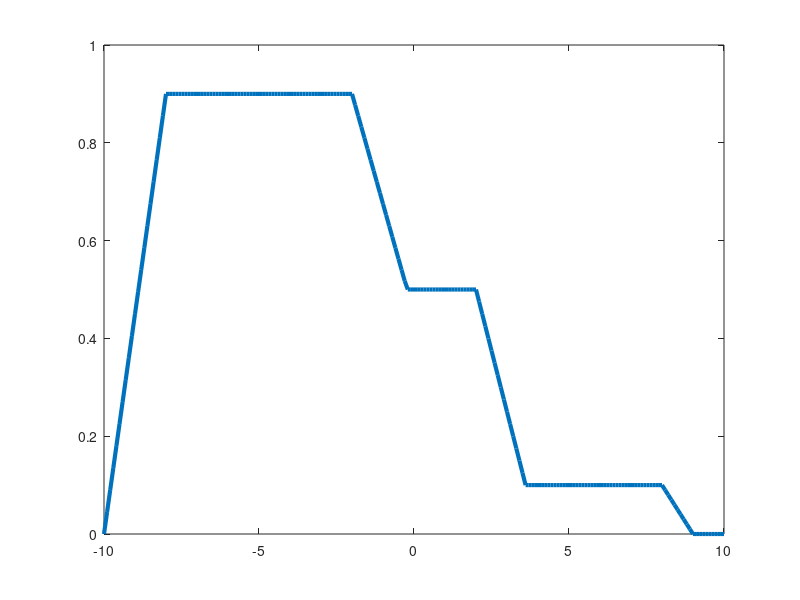

MATLAB code for this plot: (Note: this script raises an error after producing the figure.)
x = -10:0.1:10;

mf1 = trapmf(x,[-10 -8 -2 2]);
mf2 = trapmf(x,[-5 -3 2 4]);
mf3 = trapmf(x,[2 3 8 9]);
mf1 = max(0.5*mf2,max(0.9*mf1,0.1*mf3));

figure('Tag','defuzz');
plot(x,mf1,'LineWidth',3);
h_gca = gca;
h_gca.YTick = [0 .5 1] ;
ylim([-1 1]);
x1 = defuzz(x,mf1,'centroid'); % #ok<*NOPTS>

h1 = line([x1 x1],[-0.2 1.2],'Color','k'); 
t1 = text(x1,-0.2,' centroid','FontWeight','bold');

